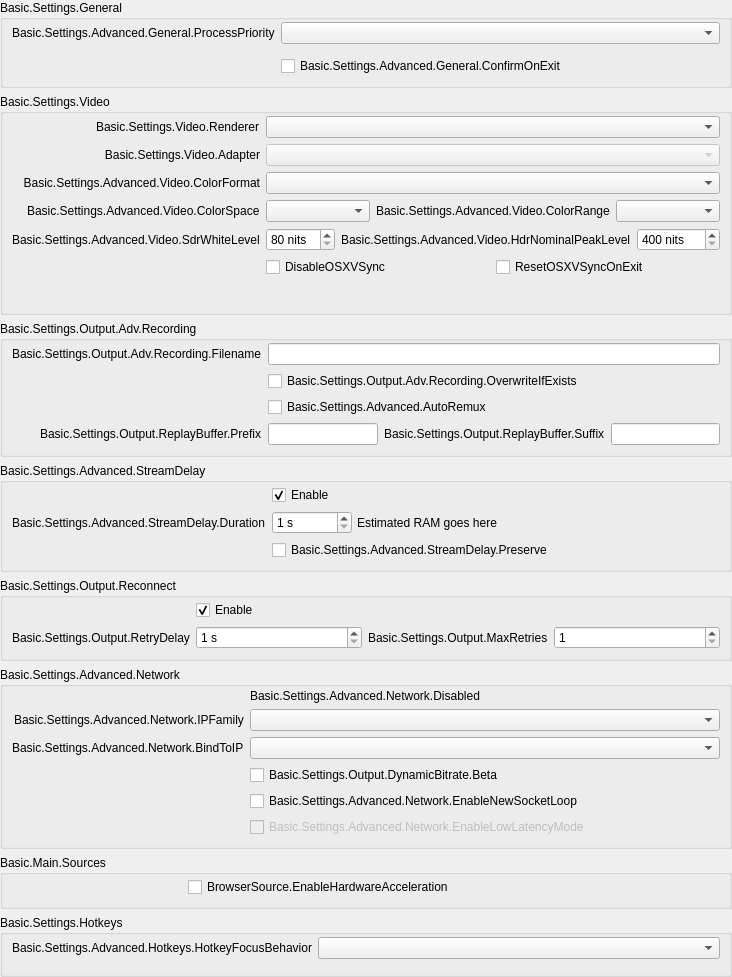
           <widget class="QWidget" name="scrollAreaWidgetContents">
            <property name="geometry">
             <rect>
              <x>0</x>
              <y>0</y>
              <width>695</width>
              <height>952</height>
             </rect>
            </property>
            <layout class="QVBoxLayout" name="verticalLayout_23">
             <property name="leftMargin">
              <number>0</number>
             </property>
             <property name="topMargin">
              <number>0</number>
             </property>
             <property name="rightMargin">
              <number>0</number>
             </property>
             <property name="bottomMargin">
              <number>0</number>
             </property>
             <item>
              <widget class="QFrame" name="widget_11">
               <layout class="QVBoxLayout" name="verticalLayout_24">
                <property name="leftMargin">
                 <number>0</number>
                </property>
                <property name="topMargin">
                 <number>0</number>
                </property>
                <property name="rightMargin">
                 <number>0</number>
                </property>
                <property name="bottomMargin">
                 <number>0</number>
                </property>
                <item>
                 <widget class="QGroupBox" name="advancedGeneralGroupBox">
                  <property name="title">
                   <string>Basic.Settings.General</string>
                  </property>
                  <layout class="QFormLayout" name="formLayout_22">
                   <property name="labelAlignment">
                    <set>Qt::AlignRight|Qt::AlignTrailing|Qt::AlignVCenter</set>
                   </property>
                   <property name="topMargin">
                    <number>2</number>
                   </property>
                   <item row="0" column="0">
                    <widget class="QLabel" name="processPriorityLabel">
                     <property name="text">
                      <string>Basic.Settings.Advanced.General.ProcessPriority</string>
                     </property>
                     <property name="buddy">
                      <cstring>processPriority</cstring>
                     </property>
                    </widget>
                   </item>
                   <item row="0" column="1">
                    <widget class="QComboBox" name="processPriority"/>
                   </item>
                   <item row="1" column="0">
                    <spacer name="horizontalSpacer_13">
                     <property name="orientation">
                      <enum>Qt::Horizontal</enum>
                     </property>
                     <property name="sizeHint" stdset="0">
                      <size>
                       <width>170</width>
                       <height>0</height>
                      </size>
                     </property>
                    </spacer>
                   </item>
                   <item row="2" column="1">
                    <widget class="QCheckBox" name="confirmOnExit">
                     <property name="text">
                      <string>Basic.Settings.Advanced.General.ConfirmOnExit</string>
                     </property>
                    </widget>
                   </item>
                  </layout>
                 </widget>
                </item>
                <item>
                 <widget class="QGroupBox" name="advancedVideoContainer">
                  <property name="title">
                   <string>Basic.Settings.Video</string>
                  </property>
                  <layout class="QFormLayout" name="formLayout_14">
                   <property name="labelAlignment">
                    <set>Qt::AlignRight|Qt::AlignTrailing|Qt::AlignVCenter</set>
                   </property>
                   <property name="topMargin">
                    <number>2</number>
                   </property>
                   <item row="0" column="0">
                    <widget class="QLabel" name="rendererLabel">
                     <property name="text">
                      <string>Basic.Settings.Video.Renderer</string>
                     </property>
                     <property name="buddy">
                      <cstring>renderer</cstring>
                     </property>
                    </widget>
                   </item>
                   <item row="0" column="1">
                    <widget class="QComboBox" name="renderer">
                     <property name="currentText">
                      <string notr="true"/>
                     </property>
                    </widget>
                   </item>
                   <item row="1" column="0">
                    <widget class="QLabel" name="adapterLabel">
                     <property name="text">
                      <string>Basic.Settings.Video.Adapter</string>
                     </property>
                     <property name="alignment">
                      <set>Qt::AlignRight|Qt::AlignTrailing|Qt::AlignVCenter</set>
                     </property>
                     <property name="buddy">
                      <cstring>adapter</cstring>
                     </property>
                    </widget>
                   </item>
                   <item row="1" column="1">
                    <widget class="QComboBox" name="adapter">
                     <property name="enabled">
                      <bool>false</bool>
                     </property>
                     <property name="currentText">
                      <string notr="true"/>
                     </property>
                    </widget>
                   </item>
                   <item row="2" column="0">
                    <widget class="QLabel" name="label_30">
                     <property name="minimumSize">
                      <size>
                       <width>0</width>
                       <height>0</height>
                      </size>
                     </property>
                     <property name="text">
                      <string>Basic.Settings.Advanced.Video.ColorFormat</string>
                     </property>
                     <property name="alignment">
                      <set>Qt::AlignRight|Qt::AlignTrailing|Qt::AlignVCenter</set>
                     </property>
                     <property name="buddy">
                      <cstring>colorFormat</cstring>
                     </property>
                    </widget>
                   </item>
                   <item row="2" column="1">
                    <widget class="QComboBox" name="colorFormat"/>
                   </item>
                   <item row="3" column="0">
                    <widget class="QLabel" name="label_33">
                     <property name="text">
                      <string>Basic.Settings.Advanced.Video.ColorSpace</string>
                     </property>
                     <property name="buddy">
                      <cstring>colorSpace</cstring>
                     </property>
                    </widget>
                   </item>
                   <item row="3" column="1">
                    <layout class="QHBoxLayout" name="horizontalLayout_20">
                     <property name="leftMargin">
                      <number>0</number>
                     </property>
                     <property name="topMargin">
                      <number>0</number>
                     </property>
                     <property name="rightMargin">
                      <number>0</number>
                     </property>
                     <property name="bottomMargin">
                      <number>0</number>
                     </property>
                     <item>
                      <widget class="QComboBox" name="colorSpace"/>
                     </item>
                     <item>
                      <widget class="QLabel" name="label_34">
                       <property name="sizePolicy">
                        <sizepolicy hsizetype="Maximum" vsizetype="Preferred">
                         <horstretch>0</horstretch>
                         <verstretch>0</verstretch>
                        </sizepolicy>
                       </property>
                       <property name="text">
                        <string>Basic.Settings.Advanced.Video.ColorRange</string>
                       </property>
                       <property name="buddy">
                        <cstring>colorRange</cstring>
                       </property>
                      </widget>
                     </item>
                     <item>
                      <widget class="QComboBox" name="colorRange"/>
                     </item>
                    </layout>
                   </item>
                   <item row="4" column="0">
                    <widget class="QLabel" name="label_sdrWhiteLevel">
                     <property name="text">
                      <string>Basic.Settings.Advanced.Video.SdrWhiteLevel</string>
                     </property>
                     <property name="buddy">
                      <cstring>sdrWhiteLevel</cstring>
                     </property>
                    </widget>
                   </item>
                   <item row="4" column="1">
                    <layout class="QHBoxLayout" name="horizontalLayout_sdrPaperWhite">
                     <property name="leftMargin">
                      <number>0</number>
                     </property>
                     <property name="topMargin">
                      <number>0</number>
                     </property>
                     <property name="rightMargin">
                      <number>0</number>
                     </property>
                     <property name="bottomMargin">
                      <number>0</number>
                     </property>
                     <item>
                      <widget class="QSpinBox" name="sdrWhiteLevel">
                       <property name="suffix">
                        <string notr="true"> nits</string>
                       </property>
                       <property name="minimum">
                        <number>80</number>
                       </property>
                       <property name="maximum">
                        <number>480</number>
                       </property>
                      </widget>
                     </item>
                     <item>
                      <widget class="QLabel" name="label_hdrNominalPeakLevel">
                       <property name="sizePolicy">
                        <sizepolicy hsizetype="Maximum" vsizetype="Preferred">
                         <horstretch>0</horstretch>
                         <verstretch>0</verstretch>
                        </sizepolicy>
                       </property>
                       <property name="text">
                        <string>Basic.Settings.Advanced.Video.HdrNominalPeakLevel</string>
                       </property>
                       <property name="buddy">
                        <cstring>hdrNominalPeakLevel</cstring>
                       </property>
                      </widget>
                     </item>
                     <item>
                      <widget class="QSpinBox" name="hdrNominalPeakLevel">
                       <property name="suffix">
                        <string notr="true"> nits</string>
                       </property>
                       <property name="minimum">
                        <number>400</number>
                       </property>
                       <property name="maximum">
                        <number>10000</number>
                       </property>
                      </widget>
                     </item>
                    </layout>
                   </item>
                   <item row="5" column="1">
                    <layout class="QHBoxLayout" name="horizontalLayout_18">
                     <property name="leftMargin">
                      <number>0</number>
                     </property>
                     <property name="topMargin">
                      <number>0</number>
                     </property>
                     <property name="rightMargin">
                      <number>0</number>
                     </property>
                     <property name="bottomMargin">
                      <number>0</number>
                     </property>
                     <item>
                      <widget class="QCheckBox" name="disableOSXVSync">
                       <property name="text">
                        <string>DisableOSXVSync</string>
                       </property>
                      </widget>
                     </item>
                     <item>
                      <widget class="QCheckBox" name="resetOSXVSync">
                       <property name="text">
                        <string>ResetOSXVSyncOnExit</string>
                       </property>
                      </widget>
                     </item>
                    </layout>
                   </item>
                   <item row="6" column="0">
                    <spacer name="horizontalSpacer_12">
                     <property name="orientation">
                      <enum>Qt::Horizontal</enum>
                     </property>
                     <property name="sizeHint" stdset="0">
                      <size>
                       <width>170</width>
                       <height>20</height>
                      </size>
                     </property>
                    </spacer>
                   </item>
                  </layout>
                 </widget>
                </item>
                <item>
                 <widget class="QGroupBox" name="groupBox_6">
                  <property name="title">
                   <string>Basic.Settings.Output.Adv.Recording</string>
                  </property>
                  <layout class="QFormLayout" name="formLayout_17">
                   <property name="labelAlignment">
                    <set>Qt::AlignRight|Qt::AlignTrailing|Qt::AlignVCenter</set>
                   </property>
                   <property name="topMargin">
                    <number>2</number>
                   </property>
                   <item row="0" column="0">
                    <widget class="QLabel" name="label_7">
                     <property name="text">
                      <string>Basic.Settings.Output.Adv.Recording.Filename</string>
                     </property>
                     <property name="buddy">
                      <cstring>filenameFormatting</cstring>
                     </property>
                    </widget>
                   </item>
                   <item row="0" column="1">
                    <widget class="QLineEdit" name="filenameFormatting"/>
                   </item>
                   <item row="1" column="1">
                    <widget class="QCheckBox" name="overwriteIfExists">
                     <property name="text">
                      <string>Basic.Settings.Output.Adv.Recording.OverwriteIfExists</string>
                     </property>
                    </widget>
                   </item>
                   <item row="3" column="1">
                    <layout class="QHBoxLayout" name="horizontalLayout_14">
                     <property name="leftMargin">
                      <number>0</number>
                     </property>
                     <property name="topMargin">
                      <number>0</number>
                     </property>
                     <property name="rightMargin">
                      <number>0</number>
                     </property>
                     <property name="bottomMargin">
                      <number>0</number>
                     </property>
                     <item>
                      <widget class="QLineEdit" name="simpleRBPrefix"/>
                     </item>
                     <item>
                      <widget class="QLabel" name="label_58">
                       <property name="text">
                        <string>Basic.Settings.Output.ReplayBuffer.Suffix</string>
                       </property>
                       <property name="buddy">
                        <cstring>simpleRBSuffix</cstring>
                       </property>
                      </widget>
                     </item>
                     <item>
                      <widget class="QLineEdit" name="simpleRBSuffix"/>
                     </item>
                    </layout>
                   </item>
                   <item row="3" column="0">
                    <widget class="QLabel" name="label_57">
                     <property name="text">
                      <string>Basic.Settings.Output.ReplayBuffer.Prefix</string>
                     </property>
                     <property name="buddy">
                      <cstring>simpleRBPrefix</cstring>
                     </property>
                    </widget>
                   </item>
                   <item row="1" column="0">
                    <spacer name="horizontalSpacer_10">
                     <property name="orientation">
                      <enum>Qt::Horizontal</enum>
                     </property>
                     <property name="sizeHint" stdset="0">
                      <size>
                       <width>170</width>
                       <height>20</height>
                      </size>
                     </property>
                    </spacer>
                   </item>
                   <item row="2" column="1">
                    <widget class="QCheckBox" name="autoRemux">
                     <property name="text">
                      <string>Basic.Settings.Advanced.AutoRemux</string>
                     </property>
                    </widget>
                   </item>
                   <item row="2" column="0">
                    <spacer name="horizontalSpacer_16">
                     <property name="orientation">
                      <enum>Qt::Horizontal</enum>
                     </property>
                     <property name="sizeHint" stdset="0">
                      <size>
                       <width>40</width>
                       <height>20</height>
                      </size>
                     </property>
                    </spacer>
                   </item>
                  </layout>
                 </widget>
                </item>
                <item>
                 <widget class="QGroupBox" name="groupBox_5">
                  <property name="title">
                   <string>Basic.Settings.Advanced.StreamDelay</string>
                  </property>
                  <layout class="QFormLayout" name="formLayout_18">
                   <property name="labelAlignment">
                    <set>Qt::AlignRight|Qt::AlignTrailing|Qt::AlignVCenter</set>
                   </property>
                   <property name="topMargin">
                    <number>2</number>
                   </property>
                   <item row="1" column="0">
                    <widget class="QLabel" name="label_56">
                     <property name="text">
                      <string>Basic.Settings.Advanced.StreamDelay.Duration</string>
                     </property>
                     <property name="buddy">
                      <cstring>streamDelaySec</cstring>
                     </property>
                    </widget>
                   </item>
                   <item row="1" column="1">
                    <widget class="QFrame" name="widget_12">
                     <property name="enabled">
                      <bool>true</bool>
                     </property>
                     <layout class="QHBoxLayout" name="horizontalLayout_13">
                      <property name="spacing">
                       <number>5</number>
                      </property>
                      <property name="leftMargin">
                       <number>0</number>
                      </property>
                      <property name="topMargin">
                       <number>0</number>
                      </property>
                      <property name="rightMargin">
                       <number>0</number>
                      </property>
                      <property name="bottomMargin">
                       <number>0</number>
                      </property>
                      <item>
                       <widget class="QSpinBox" name="streamDelaySec">
                        <property name="enabled">
                         <bool>true</bool>
                        </property>
                        <property name="sizePolicy">
                         <sizepolicy hsizetype="Maximum" vsizetype="Fixed">
                          <horstretch>0</horstretch>
                          <verstretch>0</verstretch>
                         </sizepolicy>
                        </property>
                        <property name="minimumSize">
                         <size>
                          <width>80</width>
                          <height>0</height>
                         </size>
                        </property>
                        <property name="suffix">
                         <string notr="true"> s</string>
                        </property>
                        <property name="minimum">
                         <number>1</number>
                        </property>
                        <property name="maximum">
                         <number>1800</number>
                        </property>
                       </widget>
                      </item>
                      <item>
                       <widget class="QLabel" name="streamDelayInfo">
                        <property name="text">
                         <string notr="true">Estimated RAM goes here</string>
                        </property>
                       </widget>
                      </item>
                     </layout>
                    </widget>
                   </item>
                   <item row="2" column="1">
                    <widget class="QCheckBox" name="streamDelayPreserve">
                     <property name="text">
                      <string>Basic.Settings.Advanced.StreamDelay.Preserve</string>
                     </property>
                    </widget>
                   </item>
                   <item row="0" column="1">
                    <widget class="QCheckBox" name="streamDelayEnable">
                     <property name="text">
                      <string>Enable</string>
                     </property>
                     <property name="checked">
                      <bool>true</bool>
                     </property>
                    </widget>
                   </item>
                   <item row="2" column="0">
                    <spacer name="horizontalSpacer_9">
                     <property name="orientation">
                      <enum>Qt::Horizontal</enum>
                     </property>
                     <property name="sizeHint" stdset="0">
                      <size>
                       <width>170</width>
                       <height>20</height>
                      </size>
                     </property>
                    </spacer>
                   </item>
                  </layout>
                 </widget>
                </item>
                <item>
                 <widget class="QGroupBox" name="groupBox_7">
                  <property name="title">
                   <string>Basic.Settings.Output.Reconnect</string>
                  </property>
                  <layout class="QFormLayout" name="formLayout_19">
                   <property name="labelAlignment">
                    <set>Qt::AlignRight|Qt::AlignTrailing|Qt::AlignVCenter</set>
                   </property>
                   <property name="topMargin">
                    <number>2</number>
                   </property>
                   <item row="0" column="1">
                    <widget class="QCheckBox" name="reconnectEnable">
                     <property name="text">
                      <string>Enable</string>
                     </property>
                     <property name="checked">
                      <bool>true</bool>
                     </property>
                    </widget>
                   </item>
                   <item row="1" column="1">
                    <layout class="QHBoxLayout" name="horizontalLayout_19">
                     <property name="leftMargin">
                      <number>0</number>
                     </property>
                     <property name="topMargin">
                      <number>0</number>
                     </property>
                     <property name="rightMargin">
                      <number>0</number>
                     </property>
                     <property name="bottomMargin">
                      <number>0</number>
                     </property>
                     <item>
                      <widget class="QSpinBox" name="reconnectRetryDelay">
                       <property name="suffix">
                        <string> s</string>
                       </property>
                       <property name="minimum">
                        <number>1</number>
                       </property>
                       <property name="maximum">
                        <number>30</number>
                       </property>
                      </widget>
                     </item>
                     <item>
                      <widget class="QLabel" name="label_22">
                       <property name="sizePolicy">
                        <sizepolicy hsizetype="Maximum" vsizetype="Preferred">
                         <horstretch>0</horstretch>
                         <verstretch>0</verstretch>
                        </sizepolicy>
                       </property>
                       <property name="text">
                        <string>Basic.Settings.Output.MaxRetries</string>
                       </property>
                       <property name="buddy">
                        <cstring>reconnectMaxRetries</cstring>
                       </property>
                      </widget>
                     </item>
                     <item>
                      <widget class="QSpinBox" name="reconnectMaxRetries">
                       <property name="minimum">
                        <number>1</number>
                       </property>
                       <property name="maximum">
                        <number>10000</number>
                       </property>
                      </widget>
                     </item>
                    </layout>
                   </item>
                   <item row="1" column="0">
                    <widget class="QLabel" name="label_17">
                     <property name="text">
                      <string>Basic.Settings.Output.RetryDelay</string>
                     </property>
                     <property name="buddy">
                      <cstring>reconnectRetryDelay</cstring>
                     </property>
                    </widget>
                   </item>
                   <item row="0" column="0">
                    <spacer name="horizontalSpacer_8">
                     <property name="orientation">
                      <enum>Qt::Horizontal</enum>
                     </property>
                     <property name="sizeHint" stdset="0">
                      <size>
                       <width>170</width>
                       <height>20</height>
                      </size>
                     </property>
                    </spacer>
                   </item>
                  </layout>
                 </widget>
                </item>
                <item>
                 <widget class="QGroupBox" name="advNetworkGroupBox">
                  <property name="title">
                   <string>Basic.Settings.Advanced.Network</string>
                  </property>
                  <layout class="QFormLayout" name="formLayout_23">
                   <property name="labelAlignment">
                    <set>Qt::AlignRight|Qt::AlignTrailing|Qt::AlignVCenter</set>
                   </property>
                   <property name="topMargin">
                    <number>2</number>
                   </property>
                   <item row="0" column="1">
                    <widget class="QLabel" name="advNetworkDisabled">
                     <property name="text">
                      <string>Basic.Settings.Advanced.Network.Disabled</string>
                     </property>
                    </widget>
                   </item>
                   <item row="1" column="0">
                    <widget class="QLabel" name="ipFamilyLabel">
                     <property name="text">
                      <string>Basic.Settings.Advanced.Network.IPFamily</string>
                     </property>
                     <property name="buddy">
                      <cstring>ipFamily</cstring>
                     </property>
                    </widget>
                   </item>
                   <item row="1" column="1">
                    <widget class="QComboBox" name="ipFamily"/>
                   </item>
                   <item row="2" column="0">
                    <widget class="QLabel" name="bindToIPLabel">
                     <property name="text">
                      <string>Basic.Settings.Advanced.Network.BindToIP</string>
                     </property>
                     <property name="buddy">
                      <cstring>bindToIP</cstring>
                     </property>
                    </widget>
                   </item>
                   <item row="2" column="1">
                    <widget class="QComboBox" name="bindToIP"/>
                   </item>
                   <item row="4" column="1">
                    <widget class="QCheckBox" name="enableNewSocketLoop">
                     <property name="text">
                      <string>Basic.Settings.Advanced.Network.EnableNewSocketLoop</string>
                     </property>
                    </widget>
                   </item>
                   <item row="5" column="1">
                    <widget class="QCheckBox" name="enableLowLatencyMode">
                     <property name="enabled">
                      <bool>false</bool>
                     </property>
                     <property name="text">
                      <string>Basic.Settings.Advanced.Network.EnableLowLatencyMode</string>
                     </property>
                    </widget>
                   </item>
                   <item row="4" column="0">
                    <spacer name="horizontalSpacer_7">
                     <property name="orientation">
                      <enum>Qt::Horizontal</enum>
                     </property>
                     <property name="sizeHint" stdset="0">
                      <size>
                       <width>170</width>
                       <height>1</height>
                      </size>
                     </property>
                    </spacer>
                   </item>
                   <item row="3" column="1">
                    <widget class="QCheckBox" name="dynBitrate">
                     <property name="toolTip">
                      <string>Basic.Settings.Output.DynamicBitrate.TT</string>
                     </property>
                     <property name="text">
                      <string>Basic.Settings.Output.DynamicBitrate.Beta</string>
                     </property>
                    </widget>
                   </item>
                  </layout>
                 </widget>
                </item>
                <item>
                 <widget class="QGroupBox" name="sourcesGroup">
                  <property name="title">
                   <string>Basic.Main.Sources</string>
                  </property>
                  <layout class="QFormLayout" name="formLayout_34">
                   <property name="labelAlignment">
                    <set>Qt::AlignRight|Qt::AlignTrailing|Qt::AlignVCenter</set>
                   </property>
                   <property name="topMargin">
                    <number>2</number>
                   </property>
                   <item row="0" column="0">
                    <spacer name="horizontalSpacer_15">
                     <property name="orientation">
                      <enum>Qt::Horizontal</enum>
                     </property>
                     <property name="sizeHint" stdset="0">
                      <size>
                       <width>170</width>
                       <height>20</height>
                      </size>
                     </property>
                    </spacer>
                   </item>
                   <item row="0" column="1">
                    <widget class="QCheckBox" name="browserHWAccel">
                     <property name="text">
                      <string>BrowserSource.EnableHardwareAcceleration</string>
                     </property>
                    </widget>
                   </item>
                  </layout>
                 </widget>
                </item>
                <item>
                 <widget class="QGroupBox" name="groupBox_17">
                  <property name="title">
                   <string>Basic.Settings.Hotkeys</string>
                  </property>
                  <layout class="QFormLayout" name="formLayout_33">
                   <property name="labelAlignment">
                    <set>Qt::AlignRight|Qt::AlignTrailing|Qt::AlignVCenter</set>
                   </property>
                   <property name="topMargin">
                    <number>2</number>
                   </property>
                   <item row="0" column="0">
                    <widget class="QLabel" name="label_21">
                     <property name="text">
                      <string>Basic.Settings.Advanced.Hotkeys.HotkeyFocusBehavior</string>
                     </property>
                    </widget>
                   </item>
                   <item row="0" column="1">
                    <widget class="QComboBox" name="hotkeyFocusType"/>
                   </item>
                   <item row="1" column="0">
                    <spacer name="horizontalSpacer_14">
                     <property name="orientation">
                      <enum>Qt::Horizontal</enum>
                     </property>
                     <property name="sizeHint" stdset="0">
                      <size>
                       <width>170</width>
                       <height>0</height>
                      </size>
                     </property>
                    </spacer>
                   </item>
                  </layout>
                 </widget>
                </item>
                <item>
                 <spacer name="verticalSpacer_13">
                  <property name="orientation">
                   <enum>Qt::Vertical</enum>
                  </property>
                  <property name="sizeType">
                   <enum>QSizePolicy::Expanding</enum>
                  </property>
                  <property name="sizeHint" stdset="0">
                   <size>
                    <width>20</width>
                    <height>0</height>
                   </size>
                  </property>
                 </spacer>
                </item>
               </layout>
              </widget>
             </item>
            </layout>
           </widget>
